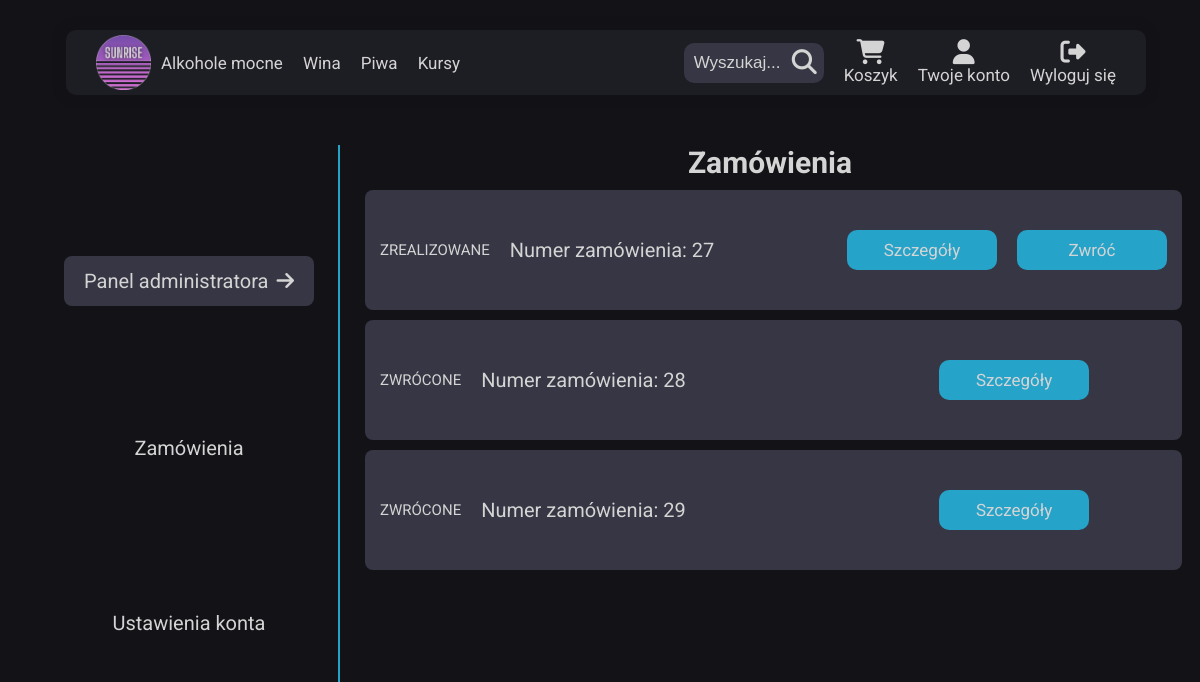
The app's page /html/user_panel/index.php (signed in), older data.
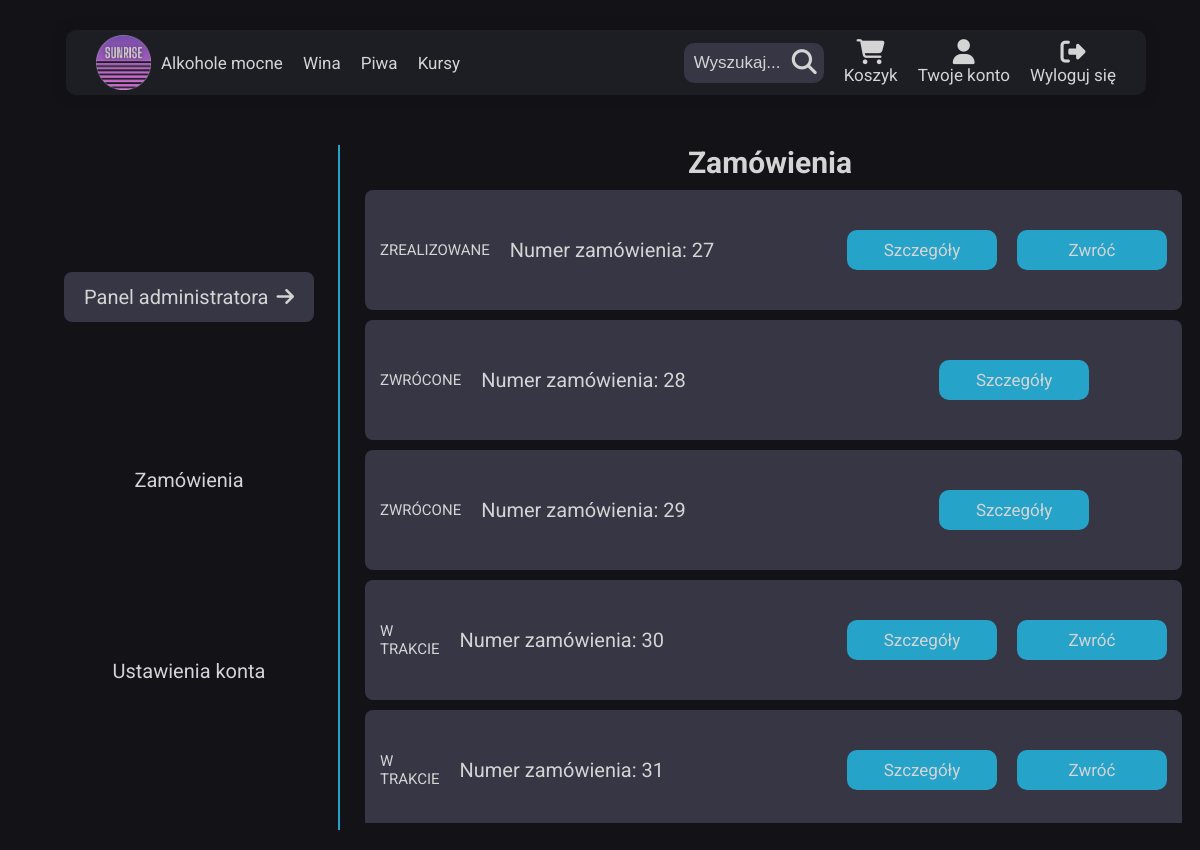
The same page, newer data.
### tables this page shows
CREATE TABLE `user_order` (
  `user_id` int(11) NOT NULL,
  `order_id` int(11) NOT NULL
);

### html/user_panel/index.php (the view, shortened to what this page needs)
<?php
include '../menu_component.php';
require_once('../../php/dblogin.php');
?>
<h1 class="admin__headline">Zamówienia</h1>
<div class="admin__products">
<?php
$sql = 'select user_order.order_id, status from user_order inner join order_data on user_order.order_id=order_data.order_id where user_id = ?';
$query = $pdo->prepare($sql);
$query -> execute([$_SESSION['userId']]);
while ($row = $query->fetch()):
?>
    <div class="admin__product">
    <p class="admin__product--name">Numer zamówienia: <?=$row['order_id']?></p>
    <?php
    if($row['status'] == 0){
        echo '<p>W TRAKCIE</p>';
    }elseif($row['status'] == 1){
        echo '<p>ZREALIZOWANE</p>';
    }elseif($row['status'] == 2){
        echo '<p>ZWRÓCONE</p>';
    }
    ?>
    <a class="details admin__add--addBtn admin__product--edit">Szczegóły</a>
    <?php if($row['status'] != 2): ?>
    <a class="return admin__add--addBtn admin__product--delete">Zwróć</a>
    <?php endif; ?>
    </div>
    <?php endwhile; ?>
    <?php
require('./user_panel.php');

Row changes from the older to the newer data that the page shows:
added user_order: order "30", shows "W TRAKCIE", shows "Zwróć"
added user_order: order "31", shows "W TRAKCIE", shows "Zwróć"
